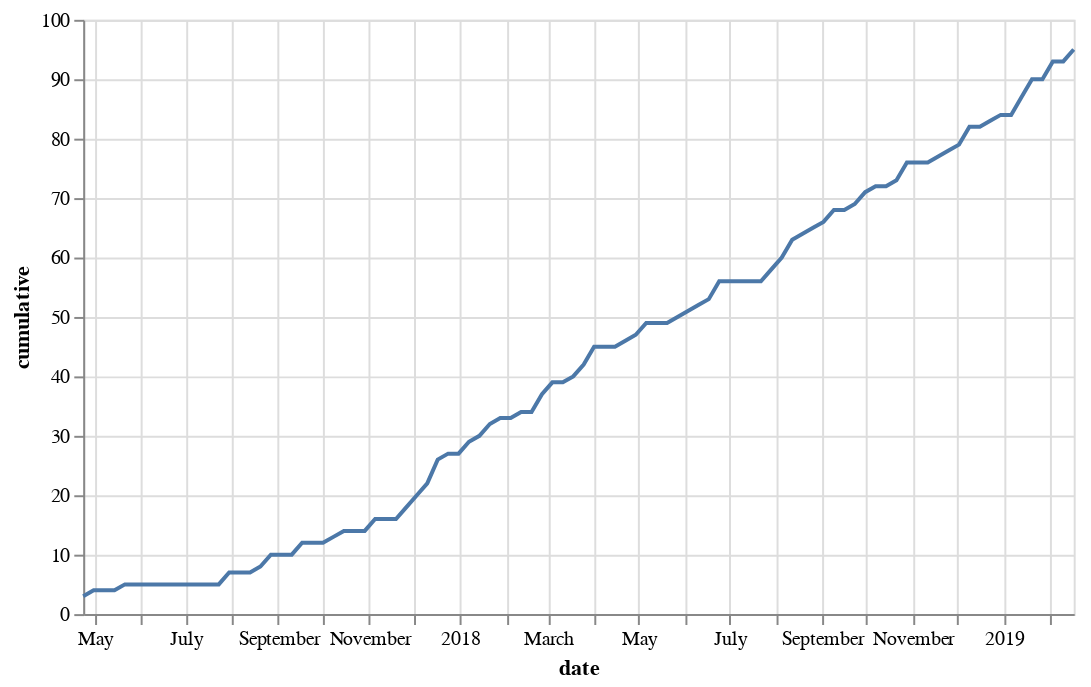

Notebook cell for this chart:
### Code cell
line = alt.Chart(data=unique.reset_index(), width=500).mark_line().encode(x='date', y='cumulative')
line

### Figure 1 — Vega-Lite specification as saved in the notebook (floating-point values rounded to 4 significant figures)
{"$schema": "https://vega.github.io/schema/vega-lite/v2.6.0.json", "config": {"view": {"height": 300, "width": 400}}, "data": {"name": "data-aa985852ec9d349fac6533fc2726f15a"}, "datasets": {"data-aa985852ec9d349fac6533fc2726f15a": [{"cumulative": 3, "date": "2017-04-23T00:00:00", "new_contributors": 3, "user": ["choldgraf", "willingc", "yuvipanda"]}, {"cumulative": 4, "date": "2017-04-30T00:00:00", "new_contributors": 1, "user": ["choldgraf", "ryanlovett", "willingc", "yuvipanda"]}, {"cumulative": 4, "date": "2017-05-07T00:00:00", "new_contributors": 0, "user": ["choldgraf", "willingc", "yuvipanda"]}, {"cumulative": 4, "date": "2017-05-14T00:00:00", "new_contributors": 0, "user": ["willingc", "yuvipanda"]}, {"cumulative": 5, "date": "2017-05-21T00:00:00", "new_contributors": 1, "user": ["Carreau", "choldgraf", "yuvipanda"]}, {"cumulative": 5, "date": "2017-05-28T00:00:00", "new_contributors": 0, "user": ["choldgraf", "willingc", "yuvipanda"]}, {"cumulative": 5, "date": "2017-06-04T00:00:00", "new_contributors": 0, "user": ["choldgraf", "ryanlovett", "willingc", "yuvipanda"]}, {"cumulative": 5, "date": "2017-06-11T00:00:00", "new_contributors": 0, "user": ["choldgraf"]}, {"cumulative": 5, "date": "2017-06-18T00:00:00", "new_contributors": 0, "user": ["choldgraf", "willingc"]}, {"cumulative": 5, "date": "2017-06-25T00:00:00", "new_contributors": 0, "user": ["choldgraf", "willingc", "yuvipanda"]}, {"cumulative": 5, "date": "2017-07-02T00:00:00", "new_contributors": 0, "user": ["choldgraf", "willingc", "yuvipanda"]}, {"cumulative": 5, "date": "2017-07-09T00:00:00", "new_contributors": 0, "user": ["choldgraf", "yuvipanda"]}, {"cumulative": 5, "date": "2017-07-16T00:00:00", "new_contributors": 0, "user": ["willingc", "yuvipanda"]}, {"cumulative": 5, "date": "2017-07-23T00:00:00", "new_contributors": 0, "user": ["willingc"]}, {"cumulative": 7, "date": "2017-07-30T00:00:00", "new_contributors": 2, "user": ["aculich", "choldgraf", "henchc", "willingc", "yuvipanda"]}, {"cumulative": 7, "date": "2017-08-13T00:00:00", "new_contributors": 0, "user": ["aculich", "choldgraf", "henchc", "willingc", "yuvipanda"]}, {"cumulative": 8, "date": "2017-08-20T00:00:00", "new_contributors": 1, "user": ["choldgraf", "rdodev", "willingc", "yuvipanda"]}, {"cumulative": 10, "date": "2017-08-27T00:00:00", "new_contributors": 2, "user": ["choldgraf", "cmoscardi", "minrk", "willingc", "yuvipanda"]}, {"cumulative": 10, "date": "2017-09-03T00:00:00", "new_contributors": 0, "user": ["choldgraf", "rdodev", "willingc", "yuvipanda"]}, {"cumulative": 10, "date": "2017-09-10T00:00:00", "new_contributors": 0, "user": ["choldgraf", "cmoscardi", "ryanlovett", "willingc"]}, {"cumulative": 12, "date": "2017-09-17T00:00:00", "new_contributors": 2, "user": ["Winterflower", "arokem", "choldgraf", "willingc", "yuvipanda"]}, {"cumulative": 12, "date": "2017-09-24T00:00:00", "new_contributors": 0, "user": ["choldgraf", "cmoscardi", "minrk", "rdodev", "willingc", "yuvipanda"]}, {"cumulative": 12, "date": "2017-10-01T00:00:00", "new_contributors": 0, "user": ["minrk", "willingc", "yuvipanda"]}, {"cumulative": 13, "date": "2017-10-08T00:00:00", "new_contributors": 1, "user": ["choldgraf", "cmoscardi", "yuvipanda", "zonca"]}, {"cumulative": 14, "date": "2017-10-15T00:00:00", "new_contributors": 1, "user": ["choldgraf", "cmoscardi", "gsemet", "willingc", "yuvipanda", "zonca"]}, {"cumulative": 14, "date": "2017-10-22T00:00:00", "new_contributors": 0, "user": ["choldgraf", "cmoscardi", "yuvipanda"]}, {"cumulative": 14, "date": "2017-10-29T00:00:00", "new_contributors": 0, "user": ["choldgraf", "cmoscardi", "minrk", "willingc", "yuvipanda", "zonca"]}, {"cumulative": 16, "date": "2017-11-05T00:00:00", "new_contributors": 2, "user": ["NickolausDS", "ablekh", "choldgraf", "minrk", "willingc", "yuvipanda", "zonca"]}, {"cumulative": 16, "date": "2017-11-12T00:00:00", "new_contributors": 0, "user": ["choldgraf", "minrk", "willingc", "yuvipanda"]}, {"cumulative": 16, "date": "2017-11-19T00:00:00", "new_contributors": 0, "user": ["Carreau", "aculich", "choldgraf", "minrk", "willingc", "yuvipanda", "zonca"]}, {"cumulative": 18, "date": "2017-11-26T00:00:00", "new_contributors": 2, "user": ["Montereytony", "aculich", "choldgraf", "manics", "minrk", "yuvipanda"]}, {"cumulative": 20, "date": "2017-12-03T00:00:00", "new_contributors": 2, "user": ["Carreau", "NickolausDS", "aculich", "betatim", "choldgraf", "cmoscardi", "manics", "minrk", "tsturzl", "willingc", "yuvipanda", "zonca"]}, {"cumulative": 22, "date": "2017-12-10T00:00:00", "new_contributors": 2, "user": ["choldgraf", "jacobtomlinson", "manics", "minrk", "ryanlovett", "tianhuil", "willingc", "yuvipanda"]}, {"cumulative": 26, "date": "2017-12-17T00:00:00", "new_contributors": 4, "user": ["aculich", "choldgraf", "jacobtomlinson", "jzf2101", "manics", "mrocklin", "ryanlovett", "tianhuil", "tothandras", "tracek", "willingc", "yuvipanda", "zonca"]}, {"cumulative": 27, "date": "2017-12-24T00:00:00", "new_contributors": 1, "user": ["choldgraf", "consideRatio", "minrk", "mrocklin", "willingc", "yuvipanda"]}, {"cumulative": 27, "date": "2017-12-31T00:00:00", "new_contributors": 0, "user": ["choldgraf", "consideRatio", "ryanlovett", "yuvipanda"]}, {"cumulative": 29, "date": "2018-01-07T00:00:00", "new_contributors": 2, "user": ["avaranovich", "cam72cam", "choldgraf", "consideRatio", "minrk", "mrocklin", "willingc", "yuvipanda"]}, {"cumulative": 30, "date": "2018-01-14T00:00:00", "new_contributors": 1, "user": ["avaranovich", "choldgraf", "consideRatio", "manics", "minrk", "mrocklin", "rschroll", "ryanlovett", "tracek", "tsturzl", "willingc", "yuvipanda"]}, {"cumulative": 32, "date": "2018-01-21T00:00:00", "new_contributors": 2, "user": ["Carreau", "cam72cam", "choldgraf", "jacobtomlinson", "manics", "masonlr", "minrk", "mrocklin", "rsignell-usgs", "ryanlovett", "willingc", "yuvipanda"]}, {"cumulative": 33, "date": "2018-01-28T00:00:00", "new_contributors": 1, "user": ["betatim", "cam72cam", "choldgraf", "consideRatio", "ellisonbg", "minrk", "ryanlovett", "willingc", "yuvipanda"]}, {"cumulative": 33, "date": "2018-02-04T00:00:00", "new_contributors": 0, "user": ["cam72cam", "choldgraf", "manics", "minrk", "ryanlovett", "willingc", "yuvipanda"]}, {"cumulative": 34, "date": "2018-02-11T00:00:00", "new_contributors": 1, "user": ["aculich", "betatim", "choldgraf", "consideRatio", "manics", "minrk", "mrocklin", "rschroll", "ryanlovett", "summerswallow", "willingc", "yuvipanda"]}, {"cumulative": 34, "date": "2018-02-18T00:00:00", "new_contributors": 0, "user": ["cam72cam", "choldgraf", "consideRatio", "manics", "willingc", "yuvipanda"]}, {"cumulative": 37, "date": "2018-02-25T00:00:00", "new_contributors": 3, "user": ["GerbenWelter", "actionshrimp", "aculich", "betatim", "cam72cam", "choldgraf", "clkao", "consideRatio", "jzf2101", "manics", "minrk", "willingc", "yuvipanda"]}, {"cumulative": 39, "date": "2018-03-04T00:00:00", "new_contributors": 2, "user": ["cam72cam", "choldgraf", "clkao", "consideRatio", "gsemet", "jzf2101", "kdubovikov", "manics", "minrk", "mrocklin", "ryanlovett", "summerswallow", "willingc", "yuvipanda", "zcesur"]}, {"cumulative": 39, "date": "2018-03-11T00:00:00", "new_contributors": 0, "user": ["choldgraf", "consideRatio", "gsemet", "manics", "willingc"]}, {"cumulative": 40, "date": "2018-03-18T00:00:00", "new_contributors": 1, "user": ["cam72cam", "choldgraf", "consideRatio", "enolfc", "gsemet", "manics", "minrk", "yuvipanda"]}, {"cumulative": 42, "date": "2018-03-25T00:00:00", "new_contributors": 2, "user": ["ZachGlassman", "cam72cam", "choldgraf", "consideRatio", "gsemet", "jacobtomlinson", "jzf2101", "manics", "minrk", "mrocklin", "willingc", "wydwww", "yuvipanda", "zonca"]}, {"cumulative": 45, "date": "2018-04-01T00:00:00", "new_contributors": 3, "user": ["ablekh", "betatim", "cam72cam", "choldgraf", "clkao", "consideRatio", "danielmaitre", "gsemet", "manics", "mattjbray", "minrk", "summerswallow", "tjcrone", "yuvipanda"]}, {"cumulative": 45, "date": "2018-04-08T00:00:00", "new_contributors": 0, "user": ["ablekh", "betatim", "cam72cam", "choldgraf", "consideRatio", "danielmaitre", "gsemet", "manics", "minrk", "tracek", "willingc", "yuvipanda"]}, {"cumulative": 45, "date": "2018-04-15T00:00:00", "new_contributors": 0, "user": ["betatim", "cam72cam", "choldgraf", "consideRatio", "jzf2101", "manics", "willingc", "yuvipanda"]}, {"cumulative": 46, "date": "2018-04-22T00:00:00", "new_contributors": 1, "user": ["ablekh", "choldgraf", "clkao", "consideRatio", "jgerardsimcock", "jzf2101", "manics", "minrk", "willingc"]}, {"cumulative": 47, "date": "2018-04-29T00:00:00", "new_contributors": 1, "user": ["cam72cam", "choldgraf", "clkao", "consideRatio", "gsemet", "jgerardsimcock", "minrk", "miramar-labs", "willingc", "yuvipanda"]}, {"cumulative": 49, "date": "2018-05-06T00:00:00", "new_contributors": 2, "user": ["ZachGlassman", "ablekh", "betatim", "cam72cam", "choldgraf", "consideRatio", "elgalu", "gsemet", "jgerardsimcock", "jzf2101", "manics", "minrk", "mrocklin", "rabernat", "yuvipanda", "zonca"]}, {"cumulative": 49, "date": "2018-05-13T00:00:00", "new_contributors": 0, "user": ["ablekh", "aculich", "betatim", "choldgraf", "consideRatio", "manics", "minrk", "yuvipanda", "zonca"]}, {"cumulative": 49, "date": "2018-05-20T00:00:00", "new_contributors": 0, "user": ["betatim", "choldgraf", "consideRatio", "jacobtomlinson", "jzf2101", "minrk", "rsignell-usgs", "willingc", "yuvipanda", "zonca"]}, {"cumulative": 50, "date": "2018-05-27T00:00:00", "new_contributors": 1, "user": ["betatim", "cam72cam", "choldgraf", "consideRatio", "manics", "mrocklin", "rsignell-usgs", "summerswallow-whi", "yuvipanda"]}, {"cumulative": 51, "date": "2018-06-03T00:00:00", "new_contributors": 1, "user": ["ablekh", "aculich", "betatim", "cam72cam", "choldgraf", "consideRatio", "gsemet", "jgerardsimcock", "jzf2101", "manics", "rsignell-usgs", "summerswallow-whi", "sylus", "willingc"]}, {"cumulative": 52, "date": "2018-06-10T00:00:00", "new_contributors": 1, "user": ["aculich", "cam72cam", "choldgraf", "consideRatio", "gsemet", "mbjoseph", "minrk", "summerswallow-whi", "willingc"]}, {"cumulative": 53, "date": "2018-06-17T00:00:00", "new_contributors": 1, "user": ["betatim", "cam72cam", "chicocvenancio", "choldgraf", "consideRatio", "manics", "ryanlovett", "summerswallow-whi", "willingc"]}, {"cumulative": 56, "date": "2018-06-24T00:00:00", "new_contributors": 3, "user": ["amanda-tan", "cam72cam", "chicocvenancio", "choldgraf", "clkao", "consideRatio", "jgerardsimcock", "jreadey", "konfiot", "manics", "minrk", "tjcrone", "willingc", "yuvipanda", "zonca"]}, {"cumulative": 56, "date": "2018-07-01T00:00:00", "new_contributors": 0, "user": ["ablekh", "betatim", "chicocvenancio", "consideRatio", "enolfc", "konfiot", "manics", "minrk", "tjcrone", "willingc", "yuvipanda"]}, {"cumulative": 56, "date": "2018-07-08T00:00:00", "new_contributors": 0, "user": ["betatim", "choldgraf", "clkao", "consideRatio", "jgerardsimcock", "konfiot", "manics", "minrk", "summerswallow-whi", "willingc", "yuvipanda"]}, {"cumulative": 56, "date": "2018-07-15T00:00:00", "new_contributors": 0, "user": ["aculich", "betatim", "clkao", "consideRatio", "jgerardsimcock", "ryanlovett", "summerswallow-whi", "sylus", "willingc"]}, {"cumulative": 56, "date": "2018-07-22T00:00:00", "new_contributors": 0, "user": ["betatim", "choldgraf", "clkao", "consideRatio", "elgalu", "jzf2101", "konfiot"]}, {"cumulative": 58, "date": "2018-07-29T00:00:00", "new_contributors": 2, "user": ["amanda-tan", "betatim", "choldgraf", "clkao", "consideRatio", "manics", "paul-laskowski", "rnestler"]}, {"cumulative": 60, "date": "2018-08-05T00:00:00", "new_contributors": 2, "user": ["Sefriol", "ablekh", "arokem", "betatim", "choldgraf", "consideRatio", "ellisonbg", "jacobtomlinson", "manics", "minrk", "paul-laskowski", "prkriz", "ryanlovett"]}, {"cumulative": 63, "date": "2018-08-12T00:00:00", "new_contributors": 3, "user": ["AlexMorreale", "aculich", "betatim", "choldgraf", "consideRatio", "craig-willis", "jgerardsimcock", "konfiot", "manics", "minrk", "paul-laskowski", "rabernat", "ryanlovett", "vishwesh5", "willingc"]}, {"cumulative": 64, "date": "2018-08-19T00:00:00", "new_contributors": 1, "user": ["ablekh", "betatim", "choldgraf", "consideRatio", "manics", "minrk", "rkdarst", "ryanlovett", "willingc"]}, {"cumulative": 65, "date": "2018-08-26T00:00:00", "new_contributors": 1, "user": ["ablekh", "choldgraf", "consideRatio", "jeremievallee", "minrk", "rsignell-usgs", "yuvipanda"]}, {"cumulative": 66, "date": "2018-09-02T00:00:00", "new_contributors": 1, "user": ["Carreau", "consideRatio", "ellisonbg", "jacobtomlinson", "manics", "minrk", "openthings", "rabernat", "rsignell-usgs", "wydwww", "yuvipanda"]}, {"cumulative": 68, "date": "2018-09-09T00:00:00", "new_contributors": 2, "user": ["AlexMorreale", "ablekh", "betatim", "cam72cam", "chaoleili", "clkao", "consideRatio", "craig-willis", "ellisonbg", "gsemet", "jzf2101", "mhuttner", "minrk", "ryanlovett", "summerswallow-whi", "tracek", "willingc", "yuvipanda", "zcesur"]}, {"cumulative": 68, "date": "2018-09-16T00:00:00", "new_contributors": 0, "user": ["ablekh", "betatim", "clkao", "consideRatio", "minrk", "willingc", "yuvipanda"]}, {"cumulative": 69, "date": "2018-09-23T00:00:00", "new_contributors": 1, "user": ["choldgraf", "consideRatio", "ellisonbg", "jhamman", "manics", "minrk", "willingc", "yuvipanda"]}, {"cumulative": 71, "date": "2018-09-30T00:00:00", "new_contributors": 2, "user": ["choldgraf", "clkao", "consideRatio", "manics", "mlovci", "prcastro", "ryanlovett", "willingc"]}, {"cumulative": 72, "date": "2018-10-07T00:00:00", "new_contributors": 1, "user": ["choldgraf", "consideRatio", "fuglede", "manics", "minrk", "rkdarst"]}, {"cumulative": 72, "date": "2018-10-14T00:00:00", "new_contributors": 0, "user": ["consideRatio", "minrk", "willingc"]}, {"cumulative": 73, "date": "2018-10-21T00:00:00", "new_contributors": 1, "user": ["ablekh", "betatim", "choldgraf", "consideRatio", "jzf2101", "kalaytan", "manics", "ryanlovett", "willingc"]}, {"cumulative": 76, "date": "2018-10-28T00:00:00", "new_contributors": 3, "user": ["ablekh", "amanda-tan", "camer314", "consideRatio", "dkipping", "manics", "minrk", "ryanlovett", "vishal49naik49", "willingc", "yuvipanda"]}, {"cumulative": 76, "date": "2018-11-04T00:00:00", "new_contributors": 0, "user": ["betatim", "consideRatio", "dkipping", "ryanlovett", "yuvipanda"]}, {"cumulative": 76, "date": "2018-11-11T00:00:00", "new_contributors": 0, "user": ["ablekh", "consideRatio", "dkipping", "manics", "minrk"]}, {"cumulative": 77, "date": "2018-11-18T00:00:00", "new_contributors": 1, "user": ["Carreau", "betatim", "choldgraf", "consideRatio", "jzf2101", "manics", "minrk", "tregin"]}, {"cumulative": 78, "date": "2018-11-25T00:00:00", "new_contributors": 1, "user": ["betatim", "choldgraf", "clancychilds", "consideRatio", "minrk"]}, {"cumulative": 79, "date": "2018-12-02T00:00:00", "new_contributors": 1, "user": ["betatim", "clkao", "consideRatio", "h4gen", "minrk", "prcastro", "ryanlovett", "tjcrone", "tregin"]}, {"cumulative": 82, "date": "2018-12-09T00:00:00", "new_contributors": 3, "user": ["amanda-tan", "betatim", "clkao", "consideRatio", "craig-willis", "dalonlobo", "h4gen", "manics", "minrk", "tjcrone", "verdurin", "vilhelmen", "yuvipanda"]}, {"cumulative": 82, "date": "2018-12-16T00:00:00", "new_contributors": 0, "user": ["choldgraf", "consideRatio", "manics", "minrk", "verdurin", "yuvipanda"]}, {"cumulative": 83, "date": "2018-12-23T00:00:00", "new_contributors": 1, "user": ["ablekh", "choldgraf", "consideRatio", "dalonlobo", "manics", "minrk", "pcfens", "verdurin", "vilhelmen", "yuvipanda"]}, {"cumulative": 84, "date": "2018-12-30T00:00:00", "new_contributors": 1, "user": ["betatim", "choldgraf", "consideRatio", "eric-leblouch", "yuvipanda"]}, {"cumulative": 84, "date": "2019-01-06T00:00:00", "new_contributors": 0, "user": ["ablekh", "betatim", "choldgraf", "clancychilds", "consideRatio", "manics", "minrk", "vilhelmen", "yuvipanda"]}, {"cumulative": 87, "date": "2019-01-13T00:00:00", "new_contributors": 3, "user": ["ablekh", "anton-khodak", "cbjuan", "choldgraf", "clancychilds", "consideRatio", "minrk", "terhorst", "vilhelmen"]}, {"cumulative": 90, "date": "2019-01-20T00:00:00", "new_contributors": 3, "user": ["ablekh", "betatim", "cbjuan", "choldgraf", "consideRatio", "dalonlobo", "dkipping", "joshbode", "kavemun", "manics", "minrk", "vilhelmen", "yugushihuang"]}, {"cumulative": 90, "date": "2019-01-27T00:00:00", "new_contributors": 0, "user": ["amanda-tan", "arokem", "betatim", "choldgraf", "consideRatio", "joshbode", "kavemun", "manics", "terhorst", "tregin"]}, {"cumulative": 93, "date": "2019-02-03T00:00:00", "new_contributors": 3, "user": ["01100010011001010110010101110000", "betatim", "cam72cam", "choldgraf", "consideRatio", "hnykda", "manics", "tmshn", "willingc", "yuvipanda"]}, {"cumulative": 93, "date": "2019-02-10T00:00:00", "new_contributors": 0, "user": ["anton-khodak", "choldgraf", "consideRatio", "hnykda", "minrk"]}, {"cumulative": 95, "date": "2019-02-17T00:00:00", "new_contributors": 2, "user": ["consideRatio", "manycoding", "stefansedich"]}]}, "encoding": {"x": {"field": "date", "type": "temporal"}, "y": {"field": "cumulative", "type": "quantitative"}}, "mark": "line", "width": 500}
